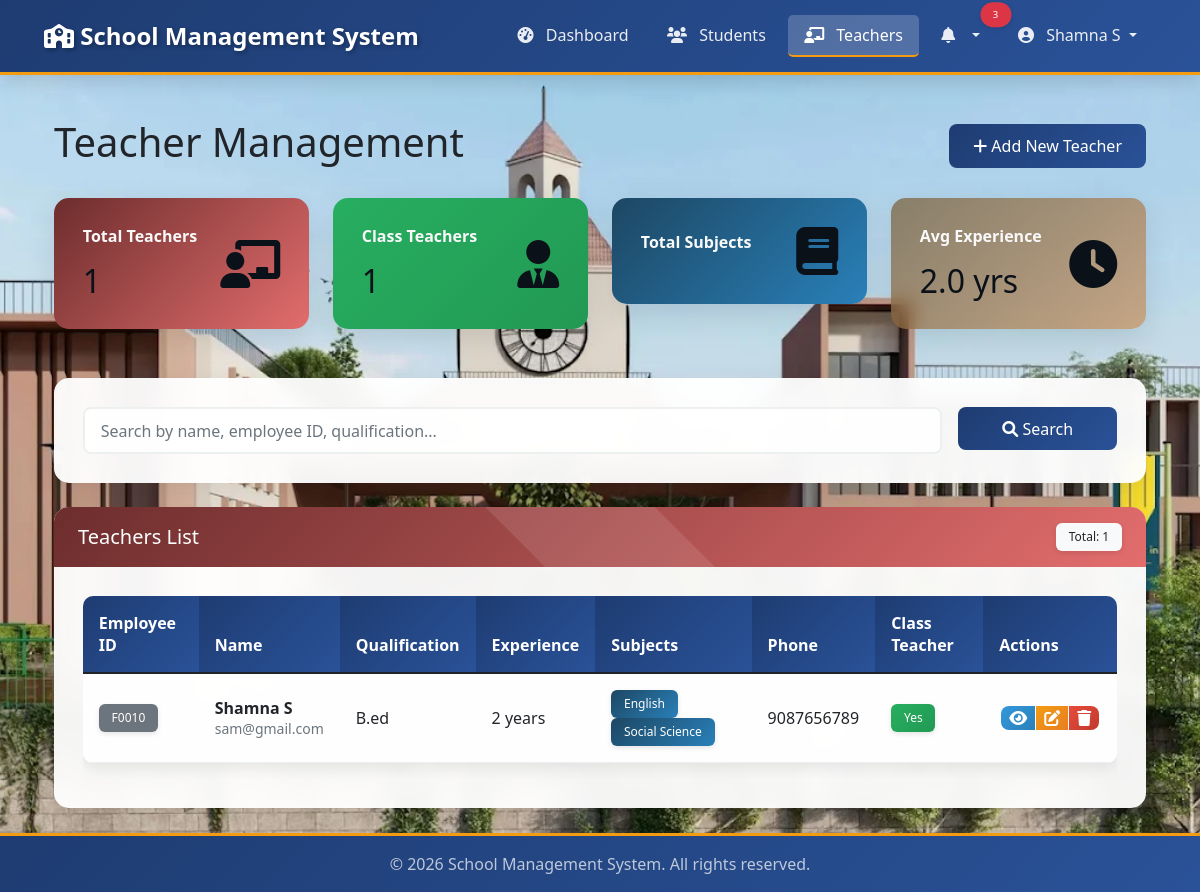
Page /teachers/ (signed in) on the committed database.
### apps/models.py (models this page shows, shortened)
class Teacher(models.Model):
    user = models.OneToOneField(User, on_delete=models.CASCADE, related_name='teacher_profile')
    employee_id = models.CharField(max_length=20, unique=True)
    phone_number = models.CharField(max_length=15)
    qualification = models.CharField(max_length=200, blank=True, null=True)
    joining_date = models.DateField()
    is_class_teacher = models.BooleanField(default=False)
    experience_years = models.PositiveIntegerField(default=0)
    subjects = models.ManyToManyField(Subject, blank=True, related_name='teachers')

class Subject(models.Model):
    name = models.CharField(max_length=100, unique=True)
    class Meta:
        ordering = ['name']

### apps/views.py (the view, shortened to what this page needs)
# urls.py: path('teachers/', views.teacher_list, name='teacher_list'),
@login_required
def teacher_list(request):
    teachers = Teacher.objects.all().select_related('user')
    search_query = request.GET.get('search')
    class_teachers_count = teachers.filter(is_class_teacher=True).count()
    avg_experience = teachers.aggregate(Avg('experience_years'))['experience_years__avg'] or 0
    context = {
        'teachers': teachers,
        'class_teachers_count': class_teachers_count,
        'avg_experience': round(avg_experience, 1),
    }
    return render(request, 'apps/teacher_list.html', context)

### apps/templates/apps/teacher_list.html (shortened to what this page needs)
{% extends 'apps/base.html' %}
{% load static %}
{% block content %}
<div class="container-fluid">
    <div class="d-flex justify-content-between align-items-center mb-4">
        <h1>Teacher Management</h1>
        <a href="{% url 'teacher_add' %}" class="btn btn-primary">
            <i class="fas fa-plus"></i> Add New Teacher
        </a>
    </div>
    <div class="row mb-4">
        <div class="col-md-3">
            <div class="card text-white bg-primary">
                <div class="card-body">
                    <div class="d-flex justify-content-between align-items-center">
                        <div>
                            <h6 class="card-title">Total Teachers</h6>
                            <h2 class="mb-0">{{ teachers|length }}</h2>
                        </div>
                        <i class="fas fa-chalkboard-teacher fa-3x"></i>
                    </div>
                </div>
            </div>
        </div>
        <div class="col-md-3">
            <div class="card text-white bg-success">
                <div class="card-body">
                    <div class="d-flex justify-content-between align-items-center">
                        <div>
                            <h6 class="card-title">Class Teachers</h6>
                            <h2 class="mb-0">{{ class_teachers_count }}</h2>
                        </div>
                        <i class="fas fa-user-tie fa-3x"></i>
                    </div>
                </div>
            </div>
        </div>
        <div class="col-md-3">
            <div class="card text-white bg-info">
                <div class="card-body">
                    <div class="d-flex justify-content-between align-items-center">
                        <div>
                            <h6 class="card-title">Total Subjects</h6>
                        </div>
                        <i class="fas fa-book fa-3x"></i>
                    </div>
                </div>
            </div>
        </div>
        <div class="col-md-3">
            <div class="card text-white bg-warning">
                <div class="card-body">
                    <div class="d-flex justify-content-between align-items-center">
                        <div>
                            <h6 class="card-title">Avg Experience</h6>
                            <h2 class="mb-0">{{ avg_experience }} yrs</h2>
                        </div>
                        <i class="fas fa-clock fa-3x"></i>
                    </div>
                </div>
            </div>
        </div>
    </div>
    <div class="card mb-4">
        <div class="card-body">
            <form method="get" class="row g-3">
                <div class="col-md-10">
                    <input type="text" class="form-control" name="search" placeholder="Search by name, employee ID, qualification..." value="{{ request.GET.search }}">
                </div>
                <div class="col-md-2">
                    <button type="submit" class="btn btn-primary w-100">
                        <i class="fas fa-search"></i> Search
                    </button>
                </div>
            </form>
        </div>
    </div>
    <div class="card">
        <div class="card-header bg-primary text-white d-flex justify-content-between align-items-center">
            <h5 class="mb-0">Teachers List</h5>
            <span class="badge bg-light text-dark">Total: {{ teachers|length }}</span>
        </div>
        <div class="card-body">
            <div class="table-responsive">
                <table class="table table-hover">
                    <thead class="table-light">
                        <tr>
                            <th>Employee ID</th>
                            <th>Name</th>
                            <th>Qualification</th>
                            <th>Experience</th>
                            <th>Subjects</th>
                            <th>Phone</th>
                            <th>Class Teacher</th>
                            <th>Actions</th>
                        </tr>
                    </thead>
                    <tbody>
                        {% for teacher in teachers %}
                        <tr>
                            <td><span class="badge bg-secondary">{{ teacher.employee_id }}</span></td>
                            <td>
                                <strong>{{ teacher.user.get_full_name }}</strong><br>
                                <small class="text-muted">{{ teacher.user.email }}</small>
                            </td>
                            <td>{{ teacher.qualification }}</td>
                            <td>{{ teacher.experience_years }} years</td>
                            <td>
                                {% for subject in teacher.subjects.all %}
                                    <span class="badge bg-info">{{ subject.name }}</span>
                                {% empty %}
                                    <span class="badge bg-secondary">No subjects</span>
                                {% endfor %}
                            </td>
                            <td>{{ teacher.phone_number }}</td>
                            <td>
                                {% if teacher.is_class_teacher %}
                                    <span class="badge bg-success">Yes</span>
                                {% else %}
                                    <span class="badge bg-secondary">No</span>
                                {% endif %}
                            </td>
                            <td>
                                <div class="btn-group" role="group">
                                    {% if teacher.pk %}
                                    <a href="{% url 'teacher_detail' teacher.pk %}" class="btn btn-sm btn-info" title="View">
                                        <i class="fas fa-eye"></i>
                                    </a>
                                    <a href="{% url 'teacher_edit' teacher.pk %}" class="btn btn-sm btn-warning" title="Edit">
                                        <i class="fas fa-edit"></i>
                                    </a>
                                    <a href="{% url 'teacher_delete' teacher.pk %}"
                                       class="btn btn-sm btn-danger"
                                       title="Delete"
                                       onclick="return confirm('Are you sure you want to delete {{ teacher.user.get_full_name }}?')">
                                        <i class="fas fa-trash"></i>
                                    </a>
                                    {% endif %}
                                </div>
                            </td>
                        </tr>
                        {% endfor %}
                    </tbody>
                </table>
            </div>
        </div>
    </div>
</div>
{% endblock %}

### apps/templates/apps/base.html (shortened to what this page needs)
﻿{% load static %}
<!DOCTYPE html>
<html lang="en">
<head>
    <link href="https://cdn.jsdelivr.net/npm/bootstrap@5.1.3/dist/css/bootstrap.min.css" rel="stylesheet">
    <link rel="stylesheet" href="https://cdnjs.cloudflare.com/ajax/libs/font-awesome/6.0.0/css/all.min.css">
    <link rel="stylesheet" href="{% static 'apps/css/style.css' %}">
</head>
<body class="d-flex flex-column min-vh-100">
    {% if user.is_authenticated %}
    <nav class="navbar navbar-expand-lg navbar-dark" id="main-navbar">
        <div class="container-fluid">
            <a class="navbar-brand" href="{% url 'dashboard' %}">
                <i class="fas fa-school"></i> School Management System
            </a>
            <div class="collapse navbar-collapse" id="navbarNav">
                <ul class="navbar-nav ms-auto">
                    <li class="nav-item">
                        <a class="nav-link {% if request.resolver_match.url_name == 'dashboard' %}active{% endif %}"
                           href="{% url 'dashboard' %}">
                            <i class="fas fa-tachometer-alt"></i> Dashboard
                        </a>
                    </li>
                    <li class="nav-item">
                        <a class="nav-link {% if request.resolver_match.url_name == 'student_list' %}active{% endif %}"
                           href="{% url 'student_list' %}">
                            <i class="fas fa-users"></i> Students
                        </a>
                    </li>
                    <li class="nav-item">
                        <a class="nav-link {% if request.resolver_match.url_name == 'teacher_list' %}active{% endif %}"
                           href="{% url 'teacher_list' %}">
                            <i class="fas fa-chalkboard-teacher"></i> Teachers
                        </a>
                    </li>
                    <li class="nav-item dropdown">
                        <a class="nav-link dropdown-toggle position-relative" href="#" id="notificationDropdown" data-bs-toggle="dropdown" aria-expanded="false">
                            <i class="fas fa-bell"></i>
                            <span class="position-absolute top-0 start-100 translate-middle badge rounded-pill bg-danger" style="font-size: 0.6rem;">
                                3
                            </span>
                        </a>
                    </li>
                    <li class="nav-item dropdown">
                        <a class="nav-link dropdown-toggle" href="#" data-bs-toggle="dropdown">
                            <i class="fas fa-user-circle"></i> {{ user.get_full_name|default:user.username }}
                        </a>
                    </li>
                </ul>
            </div>
        </div>
    </nav>
    {% endif %}
    <main class="container mt-4 flex-grow-1">
        {% block content %}{% endblock %}
    </main>
    <footer class="footer mt-auto py-3">
        <div class="container text-center">
            <span class="text-muted">
                © {% now "Y" %} School Management System. All rights reserved.
            </span>
        </div>
    </footer>
</body>
</html>

### rows in the picture
Teacher: employee_id "F0010", user.get_full_name "Shamna S", user.email "sam@gmail.com", qualification "B.ed", experience_years "2", phone_number "9087656789", is_class_teacher "Yes"
Subject: name "English"
Subject: name "Social Science"

### other values in the picture
{{ user.get_full_name|default:user.username }} "Shamna S"
{{ teachers|length }} "1"
{{ class_teachers_count }} "1"
{{ avg_experience }} "2.0"
